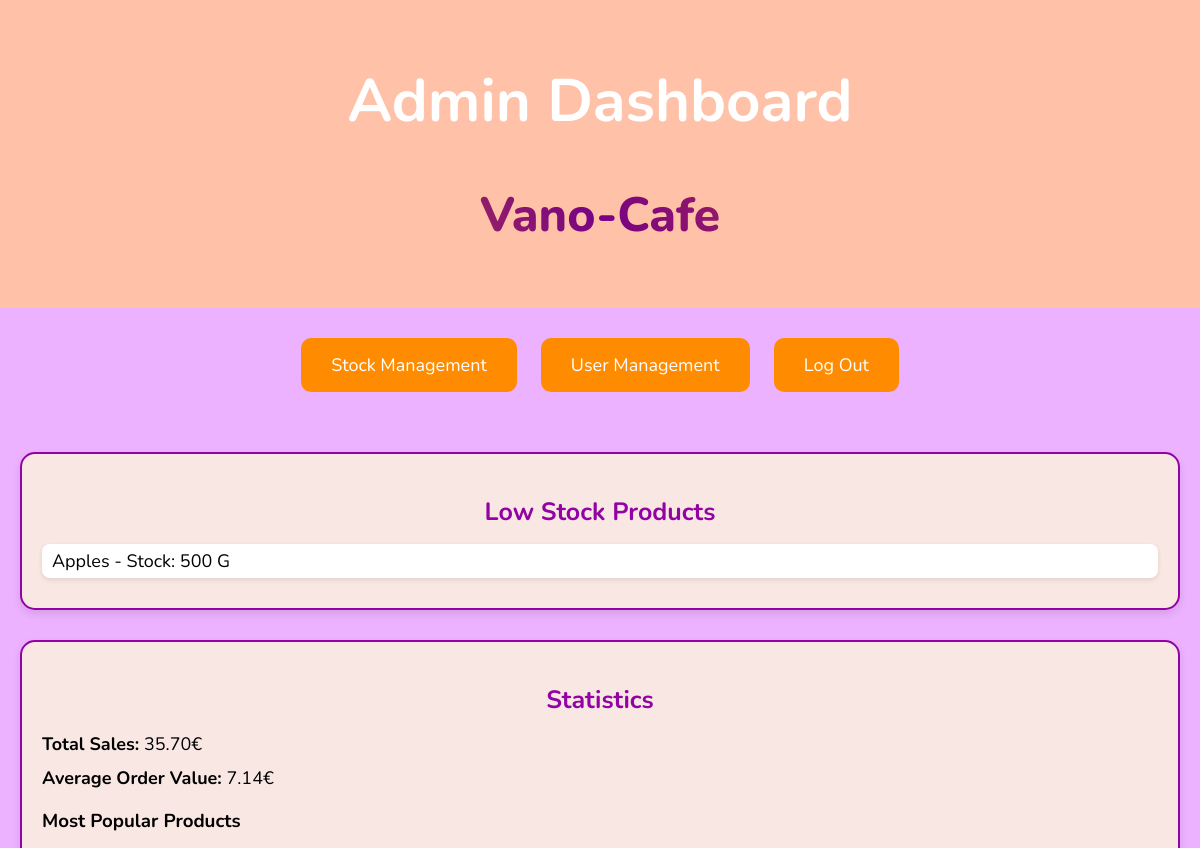
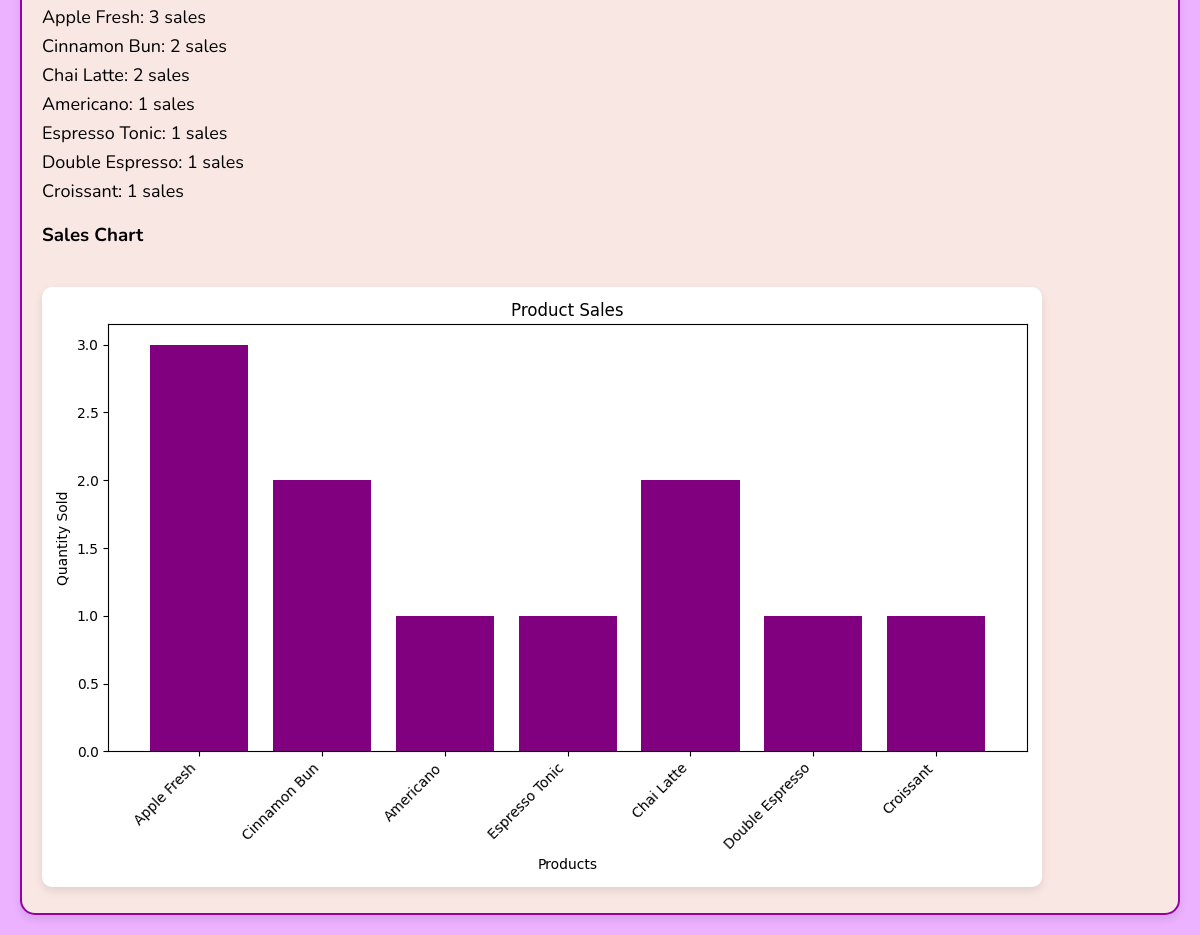
Page /admin_dashboard/ (signed in) on the committed database (2 pictures, top to bottom).
### stock_management/models.py (models this page shows, shortened)
class Product(models.Model):
    name = models.CharField(max_length=100)
    category = models.CharField(max_length=50)
    unit = models.CharField(max_length=15)
    price = models.DecimalField(max_digits=10, decimal_places=2)
    stock = models.PositiveIntegerField(default=0)
    low_stock_threshold = models.PositiveIntegerField(default=5)

### stock_management/views.py (the view)
# urls.py: path('admin_dashboard/', admin_dashboard, name='admin_dashboard'),
def admin_dashboard(request):
    if not request.user.is_admin():
        return redirect('login')
    low_stock_products = Product.objects.filter(stock__lte=F('low_stock_threshold'))
    orders = Order.objects.filter(status='ready')
    total_sales = sum(order.total_price for order in orders)
    avg_order_value = total_sales / orders.count() if orders.exists() else 0
    avg_order_value = format(avg_order_value, ".2f")
    product_sales = {}
    for order in orders:
        for product in order.products:
            product_name = product.get('name')
            quantity = product.get('quantity', 0)  #0 is a default value that will be returned if the product dictionary does not contain the key 'quantity'
            if product_name:
                product_sales[product_name] = product_sales.get(product_name, 0) + quantity
    most_popular_products = dict(sorted(product_sales.items(), key=lambda x: x[1], reverse=True))
    if product_sales:
        product_names = list(product_sales.keys()) #List of product names
        product_quantities = list(product_sales.values())   #List of quantities of products
        plt.figure(figsize=(10, 6))
        plt.bar(product_names, product_quantities, color='purple')
        plt.xlabel('Products')
        plt.ylabel('Quantity Sold')
        plt.title('Product Sales')
        plt.xticks(rotation=45, ha='right')
        buffer = io.BytesIO()
        plt.tight_layout()
        plt.savefig(buffer, format='png')
        plt.close()
        buffer.seek(0)
        image_data = base64.b64encode(buffer.getvalue()).decode('utf-8')
        buffer.close()
    else:
        image_data = None
    context = {
        'total_sales': total_sales,
        'avg_order_value': avg_order_value,
        'most_popular_products': most_popular_products,
        'sales_chart': image_data,
        'low_stock_products': low_stock_products,
    }
    return render(request, 'admin_dashboard.html', context)

### stock_management/models.py (called while the page is built)
    def is_admin(self):
        return self.role == 'admin'

### templates/admin_dashboard.html (shortened to what this page needs)
<!DOCTYPE html>
<html lang="en">
<head>
    {% load static %}
    <link rel="stylesheet" href="{% static 'css/admin.css' %}">
</head>
<body>
    <header>
        <h1>Admin Dashboard</h1>
        <h2>Vano-Cafe</h2>
    </header>
    <main>
        <section class="buttons-section">
            <a href="{% url 'stock_management' %}" class="button button-primary">Stock Management</a>
            <a href="{% url 'user_management' %}" class="button button-secondary">User Management</a>
            <a href="{% url 'login' %}" class="button" id="user_a">Log Out</a>
        </section>
        <section class="low-stock-section">
            <h2>Low Stock Products</h2>
            <ul>
                {% for product in low_stock_products %}
                    <li>{{ product.name }} - stock: {{ product.stock }} {{product.unit}}</li>
                {% endfor %}
            </ul>
        </section>
        <section class="statistics-section">
            <h2>Statistics</h2>
            <p><strong>Total Sales:</strong> {{ total_sales }}€</p>
            <p><strong>Average Order Value:</strong> {{ avg_order_value }}€</p>
            {% if most_popular_products %}
                <h3>Most Popular Products</h3>
                <ul>
                    {% for product, count in most_popular_products.items %}
                        <li>{{ product }}: {{ count }} sales</li>
                    {% endfor %}
                </ul>
            {% else %}
                <p>No popular products to display.</p>
            {% endif %}
            {% if sales_chart %}
                <h3>Sales Chart</h3>
                <img alt="Sales Chart">
            {% else %}
                <p>No sales chart available.</p>
            {% endif %}
        </section>
    </main>
</body>
</html>

### static/css/admin.css (style rules this page uses)
body { background-color: #ecb1ff; font-family: 'Nunito', sans-serif; margin: 0; padding: 0; }
header { text-align: center; padding: 20px; background-color: #ffc1a7; color: #fff; font-size: 30px; font-weight: bold; }
header h2 { background: linear-gradient(60deg, #ff8c00, #770284, #ff6a00); -webkit-background-clip: text; -webkit-text-fill-color: transparent; background-clip: text; font-size: 48px; font-weight: 800; }
main { padding: 20px; display: flex; flex-direction: column; gap: 30px; max-width: 1200px; margin: 0 auto; }
.buttons-section { text-align: center; margin-bottom: 20px; }
.buttons-section a { background-color: #ff8c00; border: none; text-decoration: none; color: #fff; padding: 15px 30px; font-size: 18px; border-radius: 10px; margin: 10px; cursor: pointer; transition: background-color 0.3s ease; display: inline-block; }
.low-stock-section, .statistics-section { background-color: #f9e7e4; padding: 20px; border: 2px solid #9303a3; border-radius: 15px; box-shadow: 0 4px 8px rgba(0, 0, 0, 0.1); }
.low-stock-section h2, .statistics-section h2 { color: #9303a3; font-size: 25px; margin-bottom: 15px; text-align: center; }
.low-stock-section ul { list-style-type: none; padding: 0; margin: 0; }
.low-stock-section li { font-size: 18px; color: #000; margin: 10px 0; padding: 5px 10px; background-color: #fff; border-radius: 8px; box-shadow: 0 2px 5px rgba(0, 0, 0, 0.1); text-transform: capitalize; }
.statistics-section p { font-size: 18px; color: #000; margin: 10px 0; }
.statistics-section img { max-width: 100%; height: auto; border-radius: 10px; box-shadow: 0 4px 8px rgba(0, 0, 0, 0.1); margin-top: 20px; }
.statistics-section ul { list-style-type: none; padding: 0; }
.statistics-section li { font-size: 18px; margin: 5px 0; }

### rows in the picture
Product: name "Apples", stock "500", unit "G"

### other values in the picture
{{ total_sales }} "35.70"
{{ avg_order_value }} "7.14"
{{ product }} "Apple Fresh" "Cinnamon Bun" "Chai Latte" "Americano" "Espresso Tonic" "Double Espresso" "Croissant"
{{ count }} "3" "2" "2" "1" "1" "1" "1"
